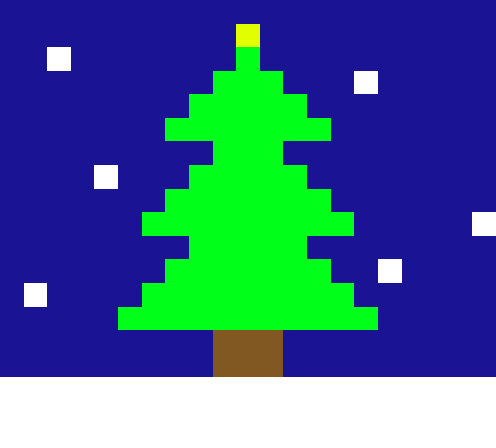

The script that saved this image:
library(ggplot2)
library(dplyr)
df <- read.csv("data.csv")
names(df) <- 1:21
df$row <- 1:19
dfcolours <- c("."="#1A1494", "&"="#FFFFFF",
               "|"="#815822", "#"="#00FF19", "*"="#E1FF00")
tidyr::pivot_longer(df, cols=1:21) %>% 
    mutate(name = as.numeric(name)) -> df
df %>% 
    ggplot(aes(x = name, y=row, fill=value)) + 
    scale_fill_manual(values=dfcolours) +
    scale_y_reverse(expand=c(0,0)) +
    scale_x_discrete(expand = c(0,0)) +
    geom_tile() +
    labs(y = NULL, x=NULL) +
    theme_void()+
    theme(legend.position = "none")
ggsave("choinka.png", device = "png", width = 42, height = 38, units = "mm")
